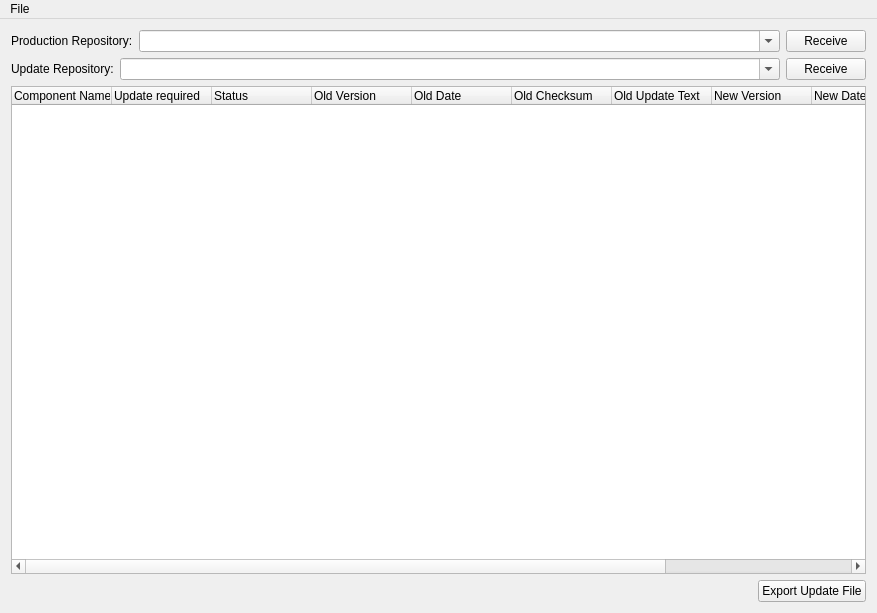
<?xml version="1.0" encoding="UTF-8"?>
<ui version="4.0">
 <class>MainWindow</class>
 <widget class="QMainWindow" name="MainWindow">
  <property name="geometry">
   <rect>
    <x>0</x>
    <y>0</y>
    <width>877</width>
    <height>613</height>
   </rect>
  </property>
  <property name="windowTitle">
   <string>RepoCompare</string>
  </property>
  <widget class="QWidget" name="centralWidget">
   <layout class="QVBoxLayout" name="verticalLayout">
    <item>
     <layout class="QHBoxLayout" name="horizontalLayout">
      <item>
       <widget class="QLabel" name="label">
        <property name="sizePolicy">
         <sizepolicy hsizetype="Preferred" vsizetype="Preferred">
          <horstretch>0</horstretch>
          <verstretch>0</verstretch>
         </sizepolicy>
        </property>
        <property name="text">
         <string>Production Repository:</string>
        </property>
       </widget>
      </item>
      <item>
       <widget class="QComboBox" name="productionRepo">
        <property name="sizePolicy">
         <sizepolicy hsizetype="MinimumExpanding" vsizetype="Fixed">
          <horstretch>0</horstretch>
          <verstretch>0</verstretch>
         </sizepolicy>
        </property>
        <property name="editable">
         <bool>true</bool>
        </property>
       </widget>
      </item>
      <item>
       <widget class="QPushButton" name="productionButton">
        <property name="text">
         <string>Receive</string>
        </property>
       </widget>
      </item>
     </layout>
    </item>
    <item>
     <layout class="QHBoxLayout" name="horizontalLayout_2">
      <item>
       <widget class="QLabel" name="label_2">
        <property name="text">
         <string>Update Repository:</string>
        </property>
       </widget>
      </item>
      <item>
       <widget class="QComboBox" name="updateRepo">
        <property name="sizePolicy">
         <sizepolicy hsizetype="MinimumExpanding" vsizetype="Fixed">
          <horstretch>0</horstretch>
          <verstretch>0</verstretch>
         </sizepolicy>
        </property>
        <property name="editable">
         <bool>true</bool>
        </property>
       </widget>
      </item>
      <item>
       <widget class="QPushButton" name="updateButton">
        <property name="text">
         <string>Receive</string>
        </property>
       </widget>
      </item>
     </layout>
    </item>
    <item>
     <widget class="QTreeWidget" name="treeWidget">
      <column>
       <property name="text">
        <string>Component Name</string>
       </property>
      </column>
      <column>
       <property name="text">
        <string>Update required</string>
       </property>
      </column>
      <column>
       <property name="text">
        <string>Status</string>
       </property>
      </column>
      <column>
       <property name="text">
        <string>Old Version</string>
       </property>
      </column>
      <column>
       <property name="text">
        <string>Old Date</string>
       </property>
      </column>
      <column>
       <property name="text">
        <string>Old Checksum</string>
       </property>
      </column>
      <column>
       <property name="text">
        <string>Old Update Text</string>
       </property>
      </column>
      <column>
       <property name="text">
        <string>New Version</string>
       </property>
      </column>
      <column>
       <property name="text">
        <string>New Date</string>
       </property>
      </column>
      <column>
       <property name="text">
        <string>New Checksum</string>
       </property>
      </column>
      <column>
       <property name="text">
        <string>New Update Text</string>
       </property>
      </column>
     </widget>
    </item>
    <item>
     <layout class="QHBoxLayout" name="horizontalLayout_3">
      <item>
       <spacer name="horizontalSpacer">
        <property name="orientation">
         <enum>Qt::Horizontal</enum>
        </property>
        <property name="sizeHint" stdset="0">
         <size>
          <width>40</width>
          <height>20</height>
         </size>
        </property>
       </spacer>
      </item>
      <item>
       <widget class="QPushButton" name="exportButton">
        <property name="text">
         <string>Export Update File</string>
        </property>
       </widget>
      </item>
     </layout>
    </item>
   </layout>
  </widget>
  <widget class="QMenuBar" name="menuBar">
   <property name="geometry">
    <rect>
     <x>0</x>
     <y>0</y>
     <width>877</width>
     <height>21</height>
    </rect>
   </property>
   <widget class="QMenu" name="menuFile">
    <property name="title">
     <string>File</string>
    </property>
    <addaction name="actionExit"/>
   </widget>
   <addaction name="menuFile"/>
  </widget>
  <action name="actionExit">
   <property name="text">
    <string>Exit</string>
   </property>
  </action>
 </widget>
 <layoutdefault spacing="6" margin="11"/>
 <resources/>
 <connections/>
</ui>
